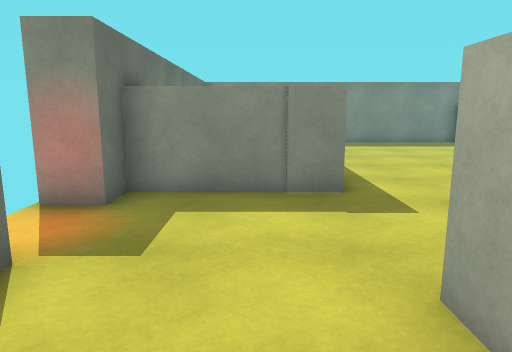
View 1 (above)

16 first-person views from a walk through a 3-D level made in the Unity game engine. The camera is 1.4 m above the floor, tilts 10° down and sees 70° across. Doors are open. The floor is counted in squares, 1 m on a side. Each view is taken from the middle of a square. On the plan, view 1 faces up. The plan holds only what a view shows up to about 16 squares ahead; the rest is blank. The player is left out. Surface patterns are stand-ins for the level's own textures.

View 2
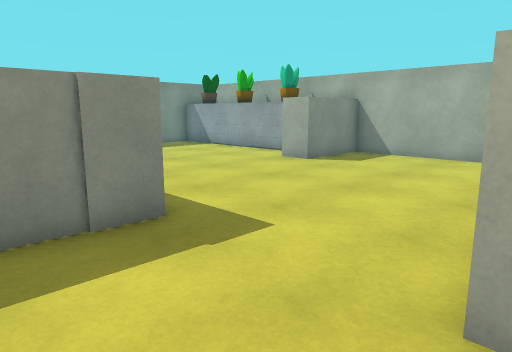

View 3
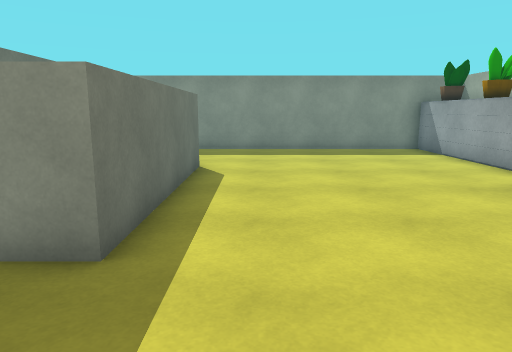

View 4
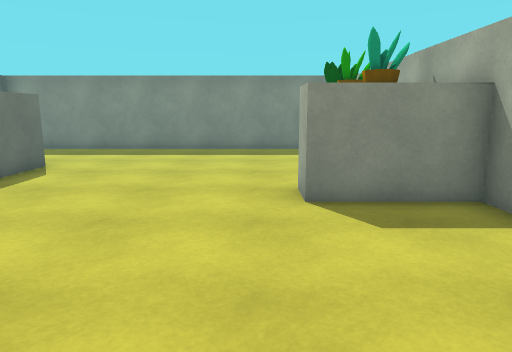

View 5
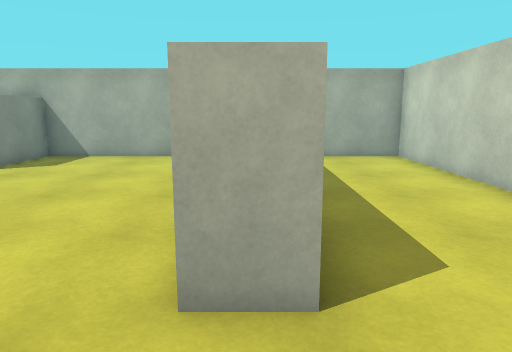

View 6
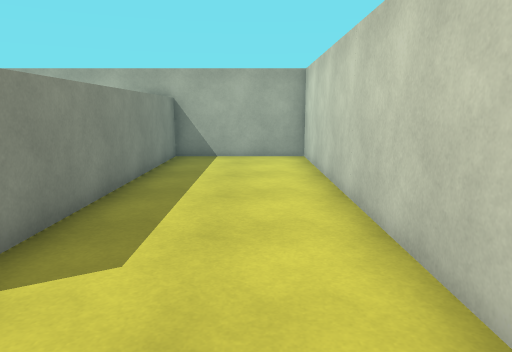

View 7
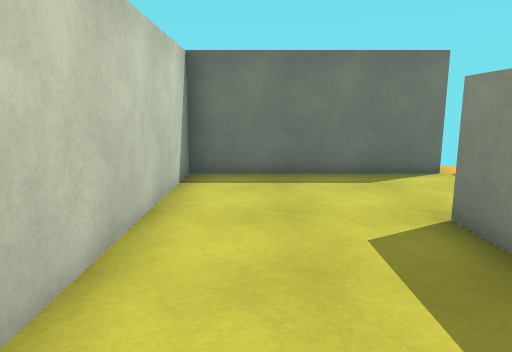

View 8
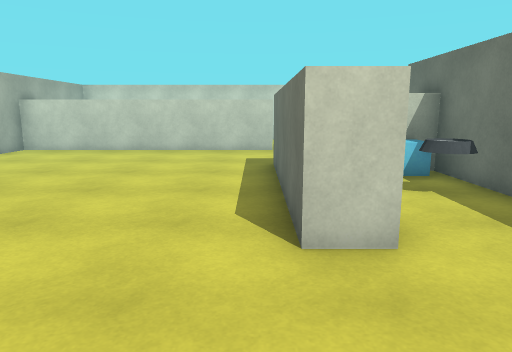

View 9
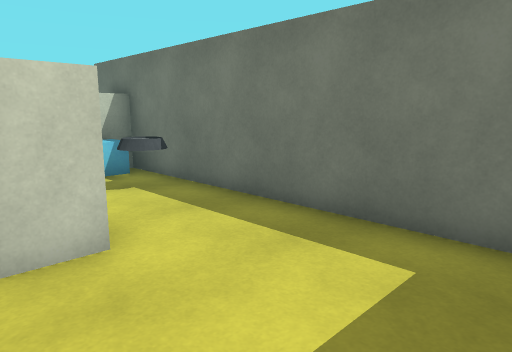

View 10
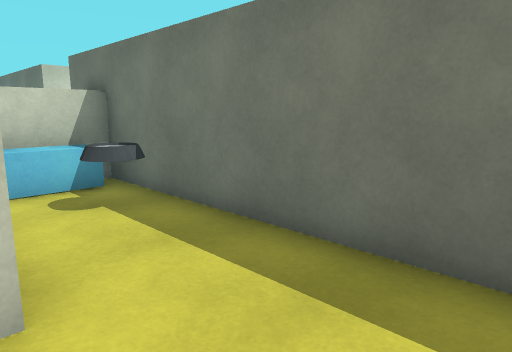

View 11
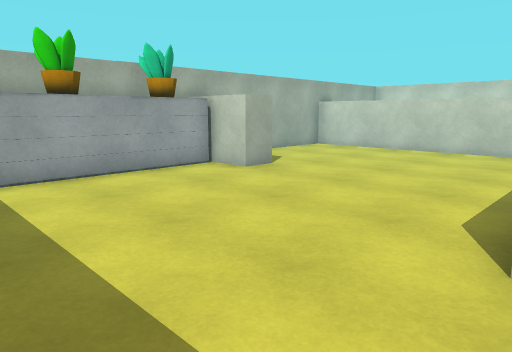

View 12
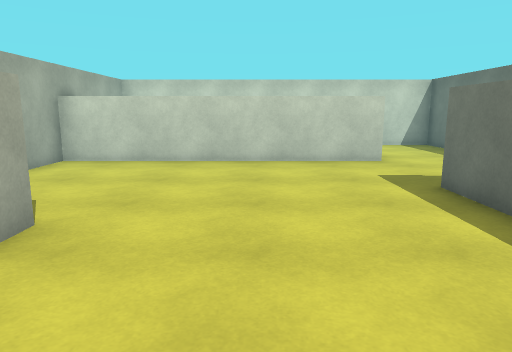

View 13
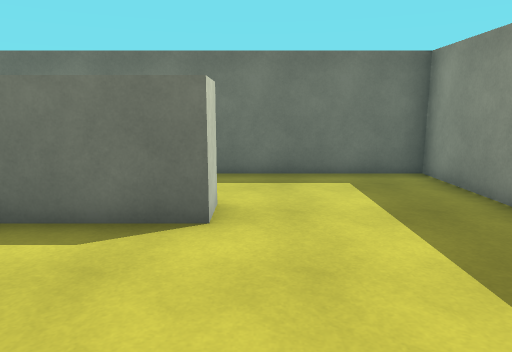

View 14
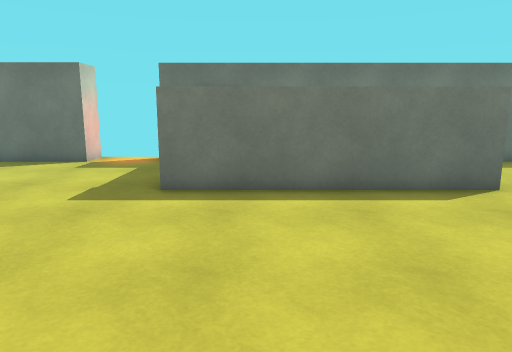

View 15
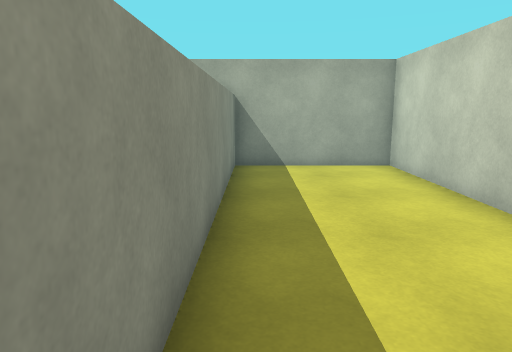

View 16
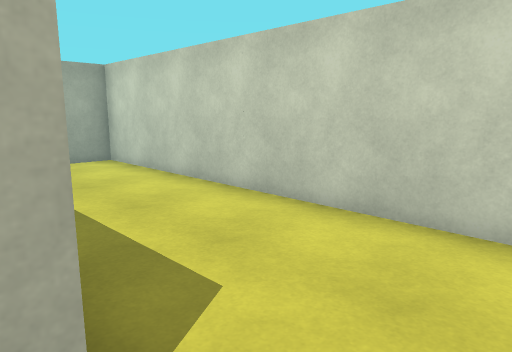

### Floor plan
Key: @ floor where view 1 was taken; # wall or solid block; . floor; D open door; O other object.
Columns run from 3 left of view 1 to 11 right of it. Each row starts with its distance up from view 1.
 17  ############
 16  #..........OO
 15  #..........OO
 14  #..........OO
 13  #..........OO
 12  #..#.......O
 11  #..#.......OO
 10  #O.#.......#O
  9  #O.#......####
  8  OOO#.........#
  7  ####.........#
  6 #####.........#
  5 DD............#
  4 DD............#
  3 ##............#
  2  #...##########
  1  #............#
  0  #.@..........#
 -1  #............#
 -2  #............#
 -3  ##############

Positions as (right, up) in squares from view 1, and headings:
1: (0, 0), facing up
2: (-1, 2), facing up-right
3: (3, 3), facing up
4: (7, 3), facing up
5: (-1, 2), facing right
6: (-1, -1), facing right
7: (6, -1), facing left
8: (2, 16), facing down
9: (2, 16), facing down-left
10: (1, 15), facing down-left
11: (1, 16), facing down-right
12: (5, 13), facing down
13: (6, 13), facing left
14: (8, 8), facing left
15: (1, 1), facing right
16: (0, 2), facing down-right
